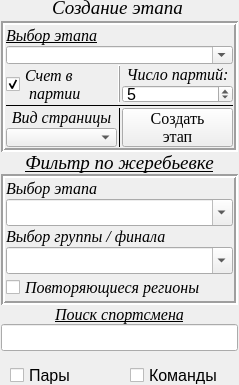
    <widget class="QWidget" name="page_2">
     <property name="geometry">
      <rect>
       <x>0</x>
       <y>0</y>
       <width>239</width>
       <height>385</height>
      </rect>
     </property>
     <attribute name="label">
      <string>Система</string>
     </attribute>
     <widget class="QLabel" name="label_18">
      <property name="geometry">
       <rect>
        <x>12</x>
        <y>0</y>
        <width>211</width>
        <height>16</height>
       </rect>
      </property>
      <property name="font">
       <font>
        <family>Times New Roman</family>
        <pointsize>14</pointsize>
        <weight>50</weight>
        <italic>true</italic>
        <bold>false</bold>
        <underline>true</underline>
       </font>
      </property>
      <property name="text">
       <string>Создание этапа</string>
      </property>
      <property name="alignment">
       <set>Qt::AlignCenter</set>
      </property>
     </widget>
     <widget class="QWidget" name="verticalLayoutWidget">
      <property name="geometry">
       <rect>
        <x>0</x>
        <y>20</y>
        <width>239</width>
        <height>331</height>
       </rect>
      </property>
      <layout class="QVBoxLayout" name="verticalLayout_57" stretch="4,0,0,0,0">
       <property name="spacing">
        <number>0</number>
       </property>
       <property name="sizeConstraint">
        <enum>QLayout::SetNoConstraint</enum>
       </property>
       <property name="leftMargin">
        <number>1</number>
       </property>
       <property name="topMargin">
        <number>1</number>
       </property>
       <property name="rightMargin">
        <number>1</number>
       </property>
       <property name="bottomMargin">
        <number>0</number>
       </property>
       <item>
        <widget class="QFrame" name="frame_2">
         <property name="sizePolicy">
          <sizepolicy hsizetype="MinimumExpanding" vsizetype="Fixed">
           <horstretch>0</horstretch>
           <verstretch>0</verstretch>
          </sizepolicy>
         </property>
         <property name="frameShape">
          <enum>QFrame::Box</enum>
         </property>
         <property name="frameShadow">
          <enum>QFrame::Sunken</enum>
         </property>
         <property name="lineWidth">
          <number>2</number>
         </property>
         <layout class="QGridLayout" name="gridLayout_7">
          <property name="leftMargin">
           <number>1</number>
          </property>
          <property name="topMargin">
           <number>1</number>
          </property>
          <property name="rightMargin">
           <number>1</number>
          </property>
          <property name="bottomMargin">
           <number>1</number>
          </property>
          <property name="spacing">
           <number>1</number>
          </property>
          <item row="5" column="2">
           <widget class="QSpinBox" name="spinBox">
            <property name="sizePolicy">
             <sizepolicy hsizetype="Expanding" vsizetype="Fixed">
              <horstretch>0</horstretch>
              <verstretch>0</verstretch>
             </sizepolicy>
            </property>
            <property name="font">
             <font>
              <pointsize>12</pointsize>
             </font>
            </property>
            <property name="minimum">
             <number>3</number>
            </property>
            <property name="maximum">
             <number>7</number>
            </property>
            <property name="singleStep">
             <number>2</number>
            </property>
            <property name="value">
             <number>5</number>
            </property>
           </widget>
          </item>
          <item row="4" column="2">
           <widget class="QLabel" name="label_62">
            <property name="font">
             <font>
              <family>Times New Roman</family>
              <pointsize>12</pointsize>
              <italic>true</italic>
             </font>
            </property>
            <property name="text">
             <string>Число партий:</string>
            </property>
            <property name="alignment">
             <set>Qt::AlignCenter</set>
            </property>
           </widget>
          </item>
          <item row="4" column="0" rowspan="2">
           <widget class="QCheckBox" name="checkBox_visible_game">
            <property name="sizePolicy">
             <sizepolicy hsizetype="Expanding" vsizetype="Fixed">
              <horstretch>0</horstretch>
              <verstretch>0</verstretch>
             </sizepolicy>
            </property>
            <property name="font">
             <font>
              <family>Times New Roman</family>
              <pointsize>12</pointsize>
              <italic>true</italic>
             </font>
            </property>
            <property name="layoutDirection">
             <enum>Qt::LeftToRight</enum>
            </property>
            <property name="text">
             <string>Счет в
 партии</string>
            </property>
            <property name="checked">
             <bool>true</bool>
            </property>
           </widget>
          </item>
          <item row="1" column="0">
           <widget class="QLabel" name="label_10">
            <property name="sizePolicy">
             <sizepolicy hsizetype="Expanding" vsizetype="Minimum">
              <horstretch>0</horstretch>
              <verstretch>0</verstretch>
             </sizepolicy>
            </property>
            <property name="font">
             <font>
              <family>Times New Roman</family>
              <pointsize>12</pointsize>
              <italic>true</italic>
              <underline>true</underline>
             </font>
            </property>
            <property name="text">
             <string>Выбор этапа</string>
            </property>
           </widget>
          </item>
          <item row="8" column="0" colspan="3">
           <widget class="Line" name="line_17">
            <property name="frameShadow">
             <enum>QFrame::Plain</enum>
            </property>
            <property name="orientation">
             <enum>Qt::Horizontal</enum>
            </property>
           </widget>
          </item>
          <item row="2" column="0" colspan="3">
           <widget class="QComboBox" name="comboBox_etap">
            <property name="sizePolicy">
             <sizepolicy hsizetype="Expanding" vsizetype="MinimumExpanding">
              <horstretch>0</horstretch>
              <verstretch>0</verstretch>
             </sizepolicy>
            </property>
            <property name="font">
             <font>
              <pointsize>12</pointsize>
              <italic>true</italic>
             </font>
            </property>
            <property name="editable">
             <bool>true</bool>
            </property>
           </widget>
          </item>
          <item row="9" column="1" rowspan="2">
           <widget class="Line" name="line_13">
            <property name="frameShadow">
             <enum>QFrame::Plain</enum>
            </property>
            <property name="orientation">
             <enum>Qt::Vertical</enum>
            </property>
           </widget>
          </item>
          <item row="10" column="0">
           <widget class="QComboBox" name="comboBox_page_vid">
            <property name="sizePolicy">
             <sizepolicy hsizetype="Expanding" vsizetype="Expanding">
              <horstretch>0</horstretch>
              <verstretch>0</verstretch>
             </sizepolicy>
            </property>
            <property name="font">
             <font>
              <pointsize>12</pointsize>
             </font>
            </property>
           </widget>
          </item>
          <item row="9" column="0">
           <widget class="QLabel" name="label_13">
            <property name="sizePolicy">
             <sizepolicy hsizetype="Preferred" vsizetype="MinimumExpanding">
              <horstretch>0</horstretch>
              <verstretch>0</verstretch>
             </sizepolicy>
            </property>
            <property name="font">
             <font>
              <family>Times New Roman</family>
              <pointsize>12</pointsize>
              <italic>true</italic>
             </font>
            </property>
            <property name="text">
             <string>Вид страницы</string>
            </property>
            <property name="alignment">
             <set>Qt::AlignCenter</set>
            </property>
           </widget>
          </item>
          <item row="9" column="2" rowspan="2">
           <widget class="QPushButton" name="Button_etap_made">
            <property name="sizePolicy">
             <sizepolicy hsizetype="Expanding" vsizetype="Expanding">
              <horstretch>0</horstretch>
              <verstretch>0</verstretch>
             </sizepolicy>
            </property>
            <property name="font">
             <font>
              <family>Times New Roman</family>
              <pointsize>12</pointsize>
             </font>
            </property>
            <property name="text">
             <string>Создать
этап</string>
            </property>
            <property name="iconSize">
             <size>
              <width>16</width>
              <height>16</height>
             </size>
            </property>
            <property name="checkable">
             <bool>false</bool>
            </property>
            <property name="default">
             <bool>false</bool>
            </property>
            <property name="flat">
             <bool>false</bool>
            </property>
           </widget>
          </item>
          <item row="4" column="1" rowspan="2">
           <widget class="Line" name="line_18">
            <property name="frameShadow">
             <enum>QFrame::Raised</enum>
            </property>
            <property name="orientation">
             <enum>Qt::Vertical</enum>
            </property>
           </widget>
          </item>
         </layout>
        </widget>
       </item>
       <item>
        <widget class="QLabel" name="label_20">
         <property name="font">
          <font>
           <family>Times New Roman</family>
           <pointsize>14</pointsize>
           <weight>50</weight>
           <italic>true</italic>
           <bold>false</bold>
           <underline>true</underline>
          </font>
         </property>
         <property name="text">
          <string>&lt;html&gt;&lt;head/&gt;&lt;body&gt;&lt;p&gt;Фильтр по жеребьевке&lt;/p&gt;&lt;/body&gt;&lt;/html&gt;</string>
         </property>
         <property name="alignment">
          <set>Qt::AlignCenter</set>
         </property>
        </widget>
       </item>
       <item>
        <widget class="QFrame" name="frame_3">
         <property name="sizePolicy">
          <sizepolicy hsizetype="MinimumExpanding" vsizetype="Expanding">
           <horstretch>0</horstretch>
           <verstretch>0</verstretch>
          </sizepolicy>
         </property>
         <property name="frameShape">
          <enum>QFrame::Box</enum>
         </property>
         <property name="frameShadow">
          <enum>QFrame::Sunken</enum>
         </property>
         <property name="lineWidth">
          <number>2</number>
         </property>
         <layout class="QGridLayout" name="gridLayout_8" rowminimumheight="2,0,0,0,0">
          <property name="leftMargin">
           <number>1</number>
          </property>
          <property name="topMargin">
           <number>1</number>
          </property>
          <property name="rightMargin">
           <number>1</number>
          </property>
          <property name="bottomMargin">
           <number>1</number>
          </property>
          <property name="spacing">
           <number>1</number>
          </property>
          <item row="1" column="0">
           <widget class="QComboBox" name="comboBox_filter_choice_stage">
            <property name="font">
             <font>
              <pointsize>12</pointsize>
             </font>
            </property>
            <property name="editable">
             <bool>true</bool>
            </property>
           </widget>
          </item>
          <item row="3" column="0">
           <widget class="QComboBox" name="comboBox_filter_number_group_final">
            <property name="font">
             <font>
              <pointsize>12</pointsize>
             </font>
            </property>
            <property name="editable">
             <bool>true</bool>
            </property>
           </widget>
          </item>
          <item row="2" column="0">
           <widget class="QLabel" name="label_60">
            <property name="font">
             <font>
              <family>Times New Roman</family>
              <pointsize>12</pointsize>
              <italic>true</italic>
             </font>
            </property>
            <property name="text">
             <string>Выбор группы / финала</string>
            </property>
            <property name="alignment">
             <set>Qt::AlignLeading|Qt::AlignLeft|Qt::AlignVCenter</set>
            </property>
           </widget>
          </item>
          <item row="0" column="0">
           <widget class="QLabel" name="label_50">
            <property name="font">
             <font>
              <family>Times New Roman</family>
              <pointsize>12</pointsize>
              <italic>true</italic>
             </font>
            </property>
            <property name="text">
             <string>Выбор этапа</string>
            </property>
            <property name="alignment">
             <set>Qt::AlignLeading|Qt::AlignLeft|Qt::AlignVCenter</set>
            </property>
           </widget>
          </item>
          <item row="4" column="0">
           <widget class="QCheckBox" name="checkBox_repeat_regions">
            <property name="font">
             <font>
              <family>Times New Roman</family>
              <pointsize>12</pointsize>
              <italic>true</italic>
             </font>
            </property>
            <property name="text">
             <string>Повторяющиеся регионы</string>
            </property>
           </widget>
          </item>
         </layout>
        </widget>
       </item>
       <item>
        <widget class="QLabel" name="label_49">
         <property name="font">
          <font>
           <family>Times New Roman</family>
           <pointsize>12</pointsize>
           <weight>50</weight>
           <italic>true</italic>
           <bold>false</bold>
           <underline>true</underline>
          </font>
         </property>
         <property name="text">
          <string>Поиск спортсмена</string>
         </property>
         <property name="alignment">
          <set>Qt::AlignCenter</set>
         </property>
        </widget>
       </item>
       <item>
        <widget class="QLineEdit" name="lineEdit_find_player_in_system">
         <property name="font">
          <font>
           <pointsize>12</pointsize>
          </font>
         </property>
        </widget>
       </item>
      </layout>
     </widget>
     <widget class="QCheckBox" name="checkBox_double">
      <property name="geometry">
       <rect>
        <x>10</x>
        <y>365</y>
        <width>81</width>
        <height>21</height>
       </rect>
      </property>
      <property name="font">
       <font>
        <pointsize>12</pointsize>
       </font>
      </property>
      <property name="text">
       <string>Пары</string>
      </property>
     </widget>
     <widget class="QCheckBox" name="checkBox_team">
      <property name="geometry">
       <rect>
        <x>130</x>
        <y>365</y>
        <width>91</width>
        <height>20</height>
       </rect>
      </property>
      <property name="font">
       <font>
        <pointsize>12</pointsize>
       </font>
      </property>
      <property name="text">
       <string>Команды</string>
      </property>
     </widget>
    </widget>
